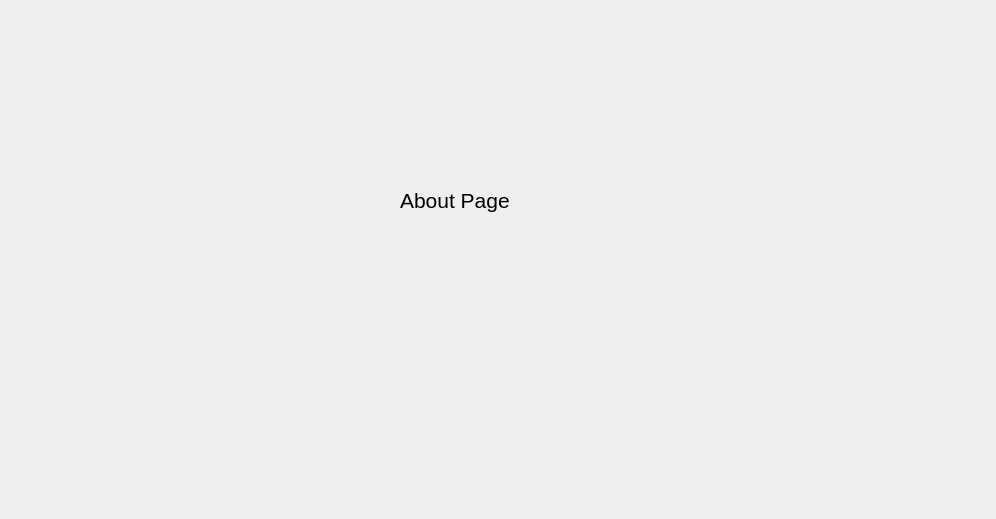
<?xml version="1.0" encoding="UTF-8"?>
<ui version="4.0">
 <class>aboutpage</class>
 <widget class="QDialog" name="aboutpage">
  <property name="enabled">
   <bool>true</bool>
  </property>
  <property name="geometry">
   <rect>
    <x>0</x>
    <y>0</y>
    <width>996</width>
    <height>519</height>
   </rect>
  </property>
  <property name="sizePolicy">
   <sizepolicy hsizetype="Fixed" vsizetype="Fixed">
    <horstretch>0</horstretch>
    <verstretch>0</verstretch>
   </sizepolicy>
  </property>
  <property name="maximumSize">
   <size>
    <width>1213</width>
    <height>519</height>
   </size>
  </property>
  <property name="windowTitle">
   <string>Dialog</string>
  </property>
  <widget class="QLabel" name="label">
   <property name="geometry">
    <rect>
     <x>400</x>
     <y>180</y>
     <width>141</width>
     <height>41</height>
    </rect>
   </property>
   <property name="font">
    <font>
     <pointsize>16</pointsize>
    </font>
   </property>
   <property name="text">
    <string>About Page</string>
   </property>
  </widget>
 </widget>
 <resources/>
 <connections/>
</ui>
